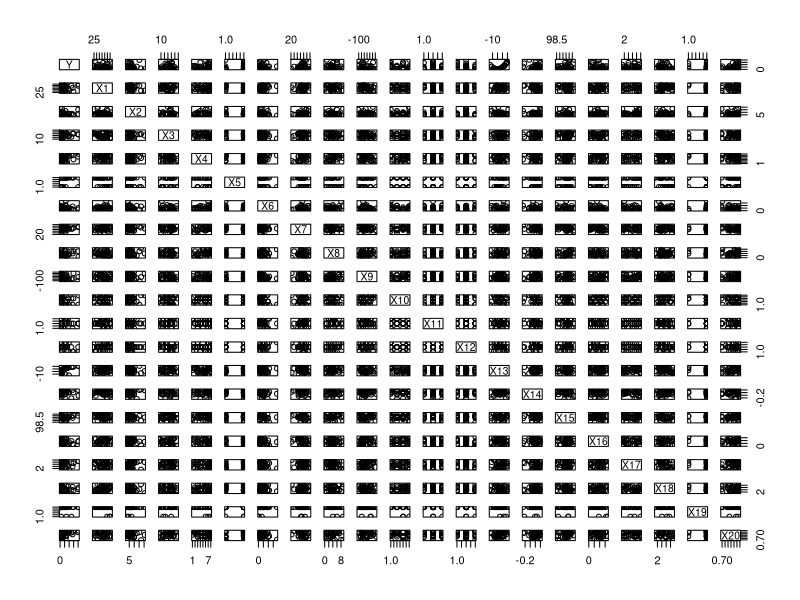
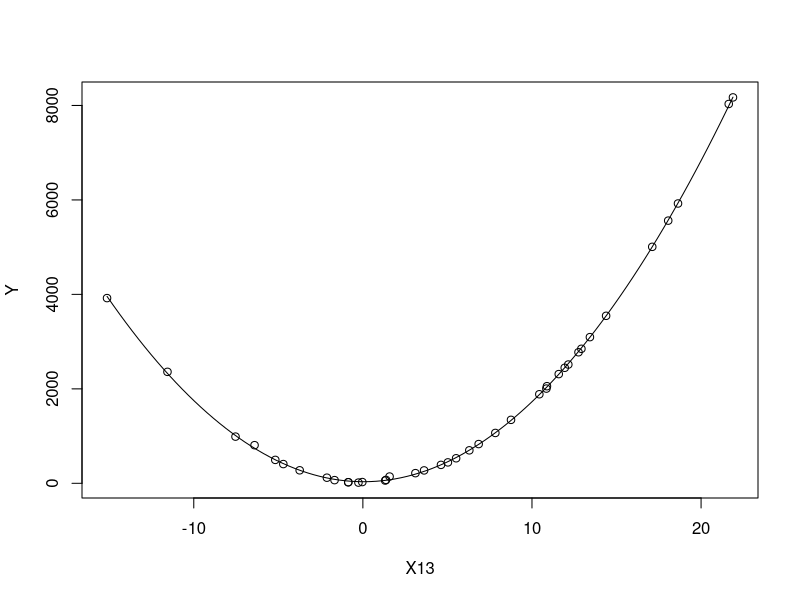
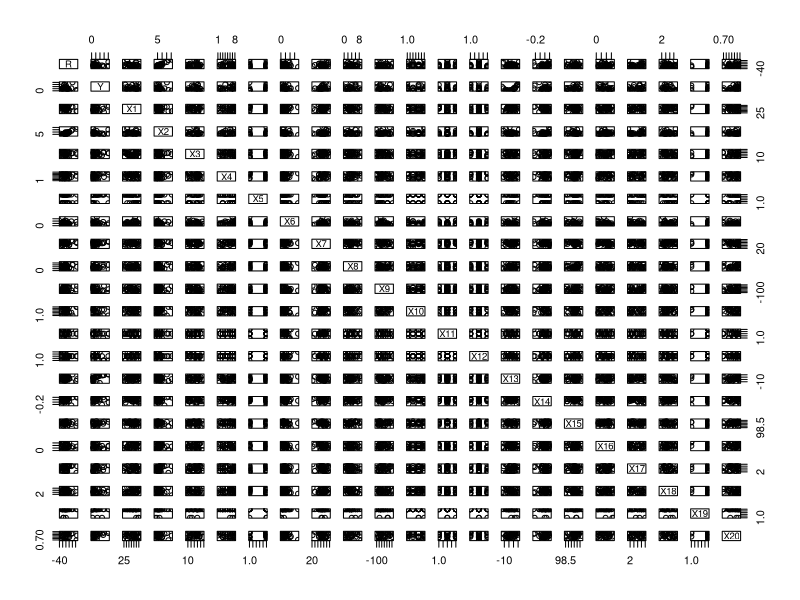
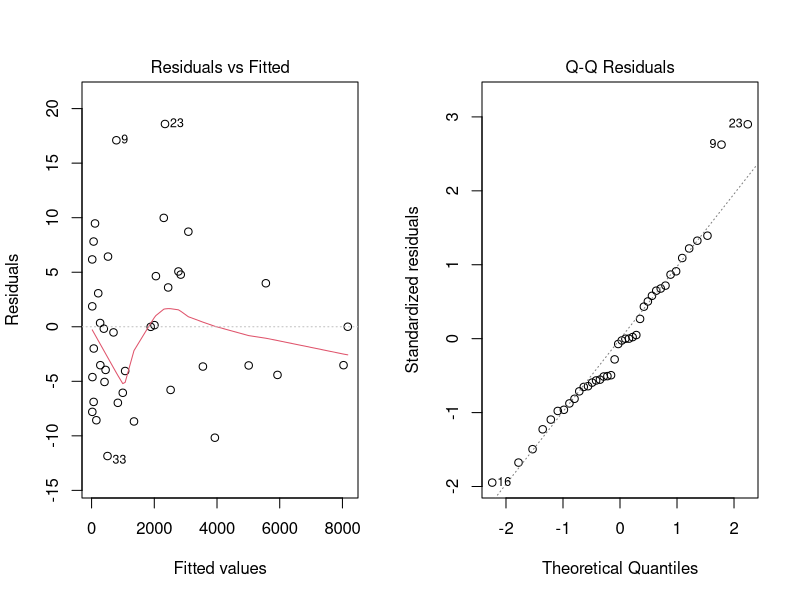
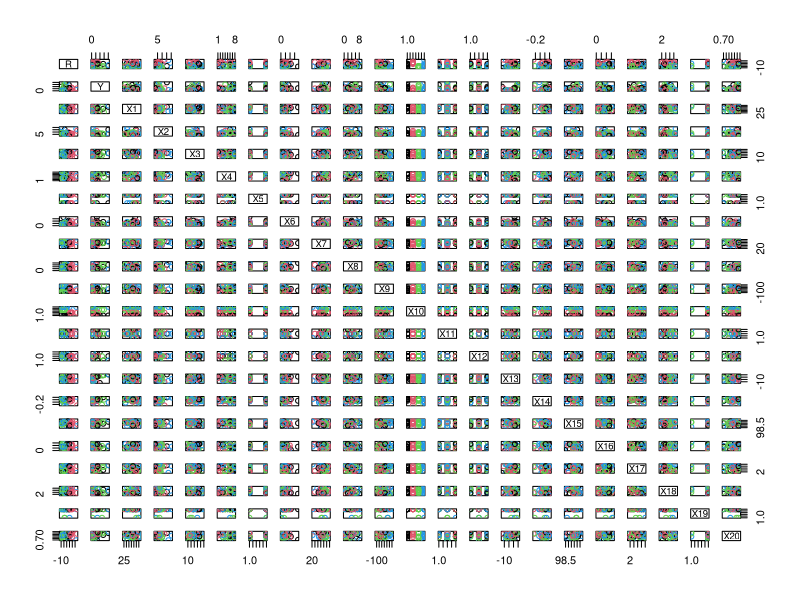
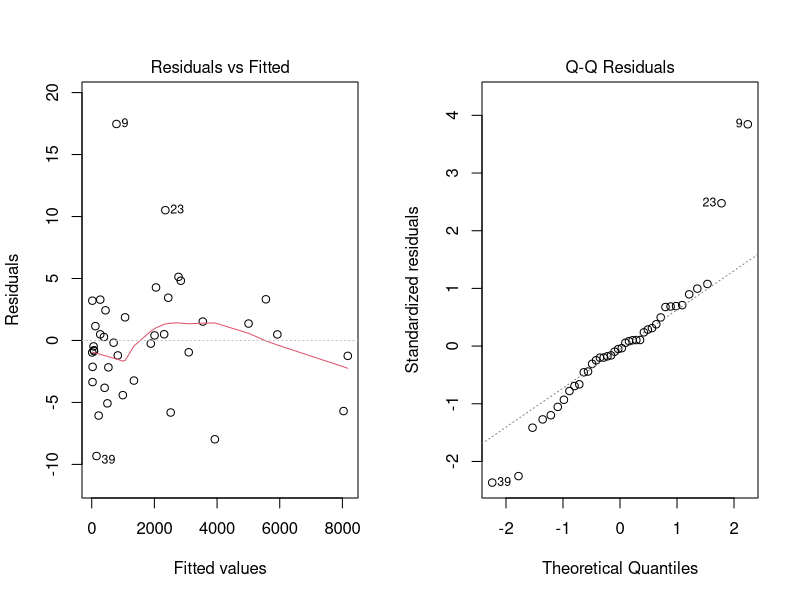
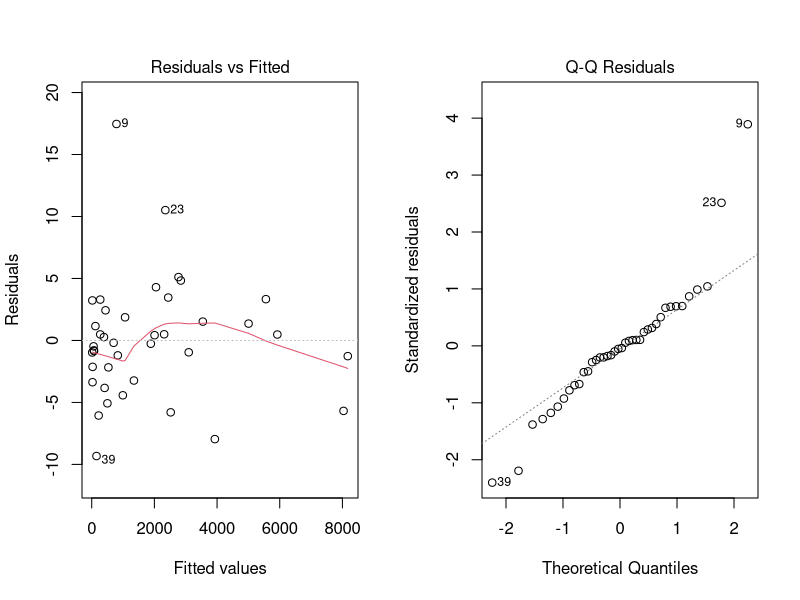
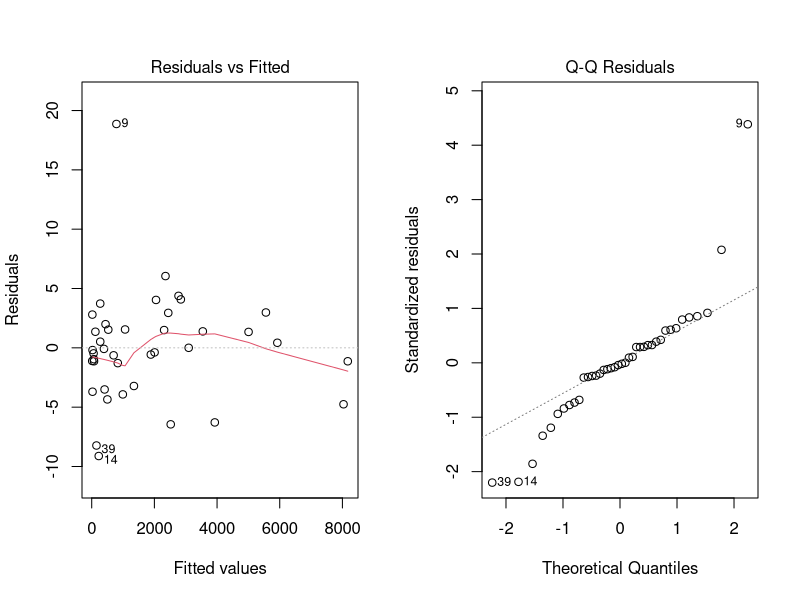

These charts were generated, in order, by the following R code:
## ---- chunk 1
sdata <- read.table("Sdata.csv", sep=" ", header=TRUE)
## ---- chunk 2
pairs(sdata)
## ---- chunk 3
plot(Y ~ X13, data=sdata)
lm1 <- lm(Y ~ X13 + I(X13^2), data=sdata)
b <- coef(lm1)
curve(b[1] + b[2]*x + b[3]*x^2, add=TRUE)
summary(lm1)
## ---- chunk 4
pairs(cbind(R=lm1$res, sdata))
## ---- chunk 5
lm2 <- lm(Y ~ X13 + I(X13^2) + X2, data=sdata)
par(mfrow=c(1,2))
plot(lm2, which=1:2)
## ---- chunk 6
pairs(cbind(R=lm2$res, sdata), col=as.factor(sdata$X10))
## ---- chunk 7
lm3 <- lm(Y ~ X13 + I(X13^2) + X2 + I(X10==2) + I(X10==3) + I(X10==4), data=sdata)
summary(lm3)
par(mfrow=c(1,2))
plot(lm3, which=1:2)
## ---- chunk 8
lm4 <- lm(Y ~ X13 + I(X13^2) + X2 + I(X10==2) + I(X10==3), data=sdata)
summary(lm4)
par(mfrow=c(1,2))
plot(lm4, which=1:2)
## ---- chunk 9
lm5 <- lm(Y ~ X13 + I(X13^2) + X2 + I(X10==2) + I(X10==3) + I(X10==2):X2, data=sdata)
summary(lm5)
par(mfrow=c(1,2))
plot(lm5, which=1:2)
## ---- chunk 10
confint(lm4, level=.99)
## ---- chunk 11
pairs(cbind(R=lm4$res, sdata), col=as.factor(sdata$X11))
pairs(cbind(R=lm4$res, sdata), col=as.factor(sdata$X12))
pairs(cbind(R=lm4$res, sdata), col=as.factor(sdata$X10))
